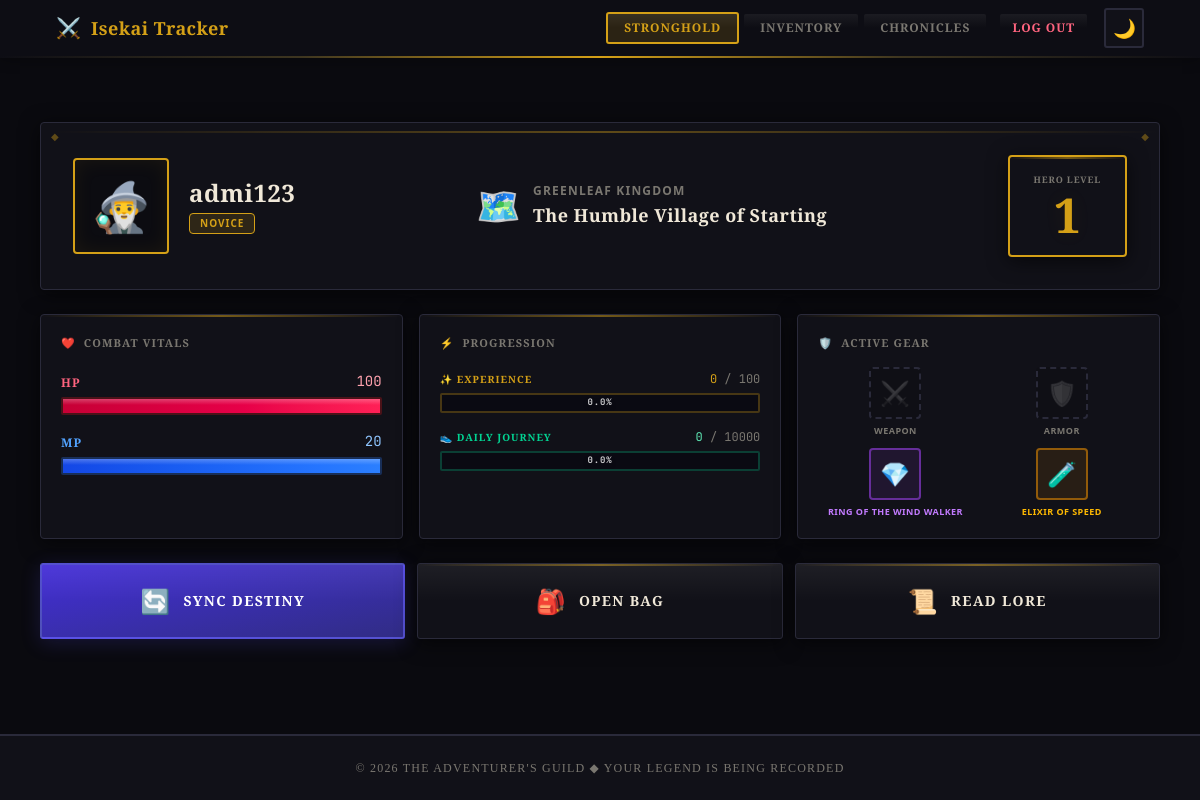
Before: /dashboard/ (signed in) with the older database file.
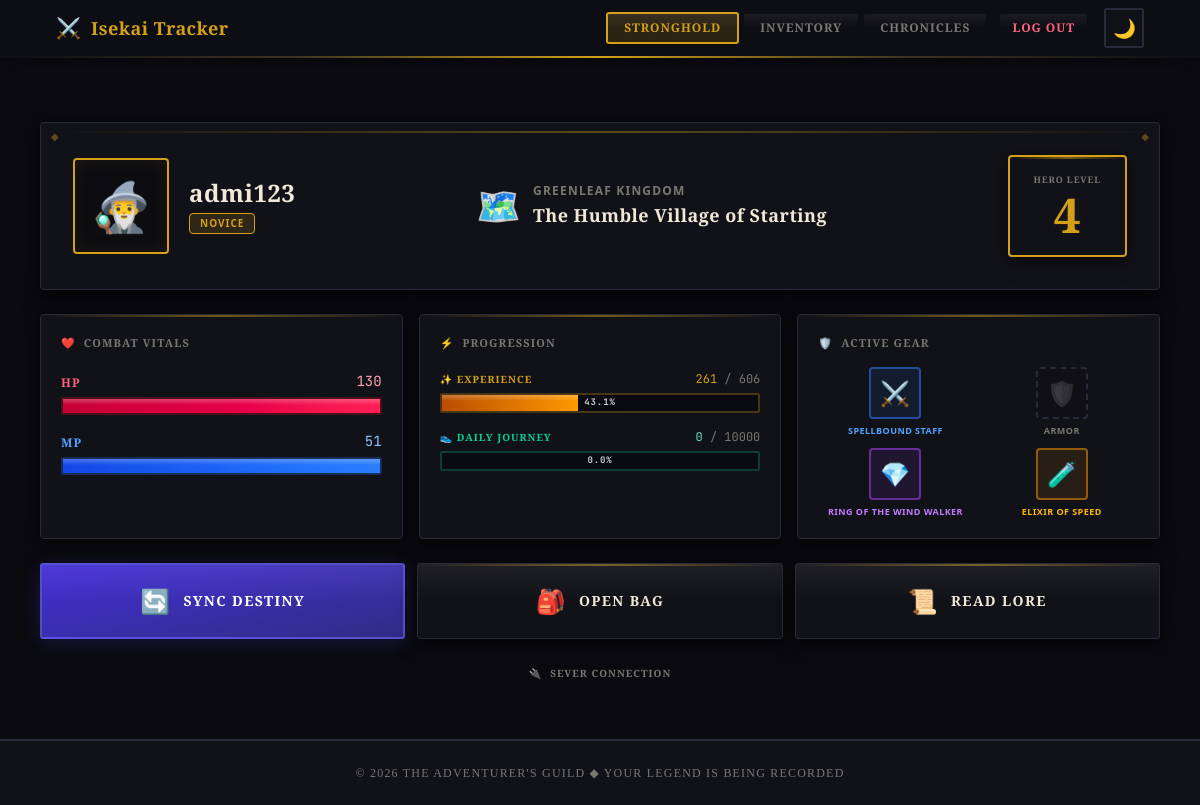
After: the same page with the newer database file.
### players/models.py (models this page shows, shortened)
class PlayerProfile(models.Model):
    user = models.OneToOneField(User, on_delete=models.CASCADE)
    level = models.PositiveIntegerField(default=1)
    exp = models.PositiveIntegerField(default=0)
    hp = models.PositiveIntegerField(default=100)
    mana = models.PositiveIntegerField(default=20)
    character_class = models.CharField(max_length=100, default="Novice")
    google_access_token = models.TextField(null=True, blank=True)
    google_refresh_token = models.TextField(null=True, blank=True)
    google_token_uri = models.URLField(null=True, blank=True)
    google_client_id = models.TextField(null=True, blank=True)
    google_client_secret = models.TextField(null=True, blank=True)
    current_location = models.CharField(
        max_length=255,
        default="The Humble Village of Starting"
    )
    visual_description = models.TextField(
        default="Male Isekai protagonist, messy black hair, sharp blue eyes, athletic build"
    )
    world_region = models.CharField(
        max_length=100,
        default="Greenleaf Kingdom"
    )
    ai_seed = models.IntegerField(default=42)
    @property
    def exp_to_next_level(self):
        import math
        from tracker.constants import BASE_XP_REQ, LEVEL_EXPONENT
        return math.floor(BASE_XP_REQ * (self.level ** LEVEL_EXPONENT))
    @property
    def exp_progress_percentage(self):
        req = self.exp_to_next_level
        if req == 0: return 100
        perc = (self.exp / req) * 100
        return min(max(perc, 0), 100)

class InventoryItem(models.Model):
    player = models.ForeignKey('PlayerProfile', on_delete=models.CASCADE, related_name="inventory")
    item = models.ForeignKey(Item, on_delete=models.CASCADE)
    quantity = models.PositiveIntegerField(default=1)
    is_equipped = models.BooleanField(default=False)
    acquired_at = models.DateTimeField(auto_now_add=True)

class Item(models.Model):
    ITEM_TYPES = [
        ('WEAPON', 'Weapon'),
        ('ARMOR', 'Armor'),
        ('CONSUMABLE', 'Consumable'),
        ('ARTIFACT', 'Artifact'),
    ]
    name = models.CharField(max_length=100)
    description = models.TextField()
    item_type = models.CharField(max_length=20, choices=ITEM_TYPES)
    rarity = models.CharField(max_length=20, default="Common")
    hp_bonus = models.IntegerField(default=0)
    mana_bonus = models.IntegerField(default=0)
    exp_multiplier = models.FloatField(default=1.0)
    image_url = models.URLField(blank=True, null=True)

### players/views.py (the view)
# urls.py: path('dashboard/', views.dashboard, name='dashboard'),
@login_required
def dashboard(request):
    from datetime import date
    from tracker.models import DailyStepLog
    player = PlayerProfile.objects.get(user=request.user)
    equipped_list = InventoryItem.objects.filter(
        player=player,
        is_equipped=True
    ).select_related('item')
    equipment = {
        'weapon': equipped_list.filter(item__item_type='WEAPON').first(),
        'armor': equipped_list.filter(item__item_type='ARMOR').first(),
        'artifact': equipped_list.filter(item__item_type='ARTIFACT').first(),
        'consumable': equipped_list.filter(item__item_type='CONSUMABLE').first(),
    }
    today_log = DailyStepLog.objects.filter(user=request.user, date=date.today()).first()
    today_steps = today_log.steps if today_log else 0
    step_goal = 10000
    step_progress_percentage = min((today_steps / step_goal) * 100, 100)
    context = {
        'player': player,
        'equipment': equipment,
        'today_steps': today_steps,
        'step_goal': step_goal,
        'step_progress_percentage': step_progress_percentage,
    }
    return render(request, 'players/dashboard.html', context)

### templates/players/dashboard.html (shortened to what this page needs)
{% extends 'base.html' %}
{% block content %}
<div class="max-w-6xl mx-auto px-4 py-10 pt-16">
    {% if player %}
    <div class="rpg-panel rpg-ornament overflow-hidden mb-6">
        <div class="p-6 md:p-8">
            <div class="flex flex-col md:flex-row items-center gap-6">
                <div class="flex items-center gap-5 flex-shrink-0">
                    <div class="relative">
                        <div class="w-20 h-20 md:w-24 md:h-24 rounded bg-black/30 border-2 flex items-center justify-center text-4xl md:text-5xl relative" style="border-color: var(--rpg-accent);">
                            <div class="absolute inset-0 rounded" style="box-shadow: inset 0 0 20px var(--rpg-glow);"></div>
                            🧙‍♂️
                        </div>
                    </div>
                    <div>
                        <h1 class="font-rpg text-xl md:text-2xl font-bold rpg-heading tracking-wide">{{ player.user.username }}</h1>
                        <span class="inline-block px-2.5 py-0.5 rounded-sm text-[10px] font-bold uppercase tracking-widest mt-1 rpg-accent-text" style="background: var(--rpg-accent-dim); border: 1px solid var(--rpg-accent);">{{ player.character_class }}</span>
                    </div>
                </div>
                <div class="flex-1 flex items-center gap-3 md:justify-center">
                    <span class="text-3xl md:text-4xl hidden md:block">🗺️</span>
                    <div class="text-center md:text-left">
                        <p class="rpg-muted text-[10px] md:text-xs font-bold uppercase tracking-widest mb-0.5">{{ player.world_region }}</p>
                        <h2 class="font-rpg text-base md:text-lg font-bold rpg-heading tracking-wide">{{ player.current_location }}</h2>
                    </div>
                </div>
                <div class="flex-shrink-0">
                    <div class="rpg-panel px-6 py-4 text-center" style="border-color: var(--rpg-accent); border-width: 2px;">
                        <p class="text-[9px] rpg-muted font-bold uppercase tracking-widest mb-1 font-rpg">Hero Level</p>
                        <p class="text-4xl md:text-5xl font-bold rpg-accent-text font-rpg leading-none" style="text-shadow: 0 0 20px var(--rpg-glow);">
                            {{ player.level }}
                        </p>
                    </div>
                </div>
            </div>
        </div>
    </div>
    <div class="grid grid-cols-1 lg:grid-cols-3 gap-4 mb-6">
        <div class="rpg-panel p-5">
            <h3 class="text-[11px] font-rpg font-bold rpg-muted mb-5 uppercase tracking-widest flex items-center gap-2">
                <span class="text-rose-400">❤️</span> COMBAT VITALS
            </h3>
            <div class="space-y-4">
                <div class="group cursor-default">
                    <div class="flex justify-between items-end mb-1.5">
                        <span class="text-rose-400 font-bold tracking-widest uppercase text-xs font-rpg">HP</span>
                        <span class="text-rose-300 font-mono text-sm" style="font-family: var(--font-mono);">{{ player.hp }}</span>
                    </div>
                    <div class="stat-bar-track" style="border-color: rgba(220,38,38,0.3);">
                        <div class="stat-bar-fill bg-gradient-to-r from-rose-700 to-rose-500 w-full"></div>
                    </div>
                </div>
                <div class="group cursor-default">
                    <div class="flex justify-between items-end mb-1.5">
                        <span class="text-blue-400 font-bold tracking-widest uppercase text-xs font-rpg">MP</span>
                        <span class="text-blue-300 font-mono text-sm" style="font-family: var(--font-mono);">{{ player.mana }}</span>
                    </div>
                    <div class="stat-bar-track" style="border-color: rgba(59,130,246,0.3);">
                        <div class="stat-bar-fill bg-gradient-to-r from-blue-700 to-blue-500 w-full"></div>
                    </div>
                </div>
            </div>
        </div>
        <div class="rpg-panel p-5">
            <h3 class="text-[11px] font-rpg font-bold rpg-muted mb-5 uppercase tracking-widest flex items-center gap-2">
                <span class="text-amber-400">⚡</span> PROGRESSION
            </h3>
            <div class="space-y-4">
                <div class="group cursor-default">
                    <div class="flex justify-between items-end mb-1.5">
                        <span class="rpg-accent-text font-bold tracking-widest uppercase text-[10px] font-rpg">✨ Experience</span>
                        <span class="font-mono text-xs" style="font-family: var(--font-mono); color: var(--rpg-accent);">{{ player.exp }} <span class="rpg-muted">/ {{ player.exp_to_next_level }}</span></span>
                    </div>
                    <div class="stat-bar-track relative" style="border-color: rgba(212,160,23,0.3); height: 20px;">
                        <div class="stat-bar-fill bg-gradient-to-r from-amber-700 to-amber-500" style="width: {{ player.exp_progress_percentage }}%;"></div>
                        <div class="absolute inset-0 flex items-center justify-center pointer-events-none">
                            <span class="text-[9px] font-bold text-white/80 drop-shadow-md uppercase tracking-widest" style="font-family: var(--font-mono);">{{ player.exp_progress_percentage|floatformat:1 }}%</span>
                        </div>
                    </div>
                </div>
                <div class="group cursor-default">
                    <div class="flex justify-between items-end mb-1.5">
                        <span class="text-emerald-400 font-bold tracking-widest uppercase text-[10px] font-rpg">👟 Daily Journey</span>
                        <span class="text-emerald-300 font-mono text-xs" style="font-family: var(--font-mono);">{{ today_steps }} <span class="rpg-muted">/ {{ step_goal }}</span></span>
                    </div>
                    <div class="stat-bar-track relative" style="border-color: rgba(16,185,129,0.3); height: 20px;">
                        <div class="absolute inset-0 flex items-center justify-center pointer-events-none">
                            <span class="text-[9px] font-bold text-white/80 drop-shadow-md uppercase tracking-widest" style="font-family: var(--font-mono);">{{ step_progress_percentage|floatformat:1 }}%</span>
                        </div>
                    </div>
                </div>
            </div>
        </div>
        <div class="rpg-panel p-5">
            <h3 class="text-[11px] font-rpg font-bold rpg-muted mb-4 uppercase tracking-widest flex items-center gap-2">
                <span class="text-purple-400">🛡️</span> ACTIVE GEAR
            </h3>
            <div class="grid grid-cols-2 gap-3">
                <div class="flex flex-col items-center gap-1.5 group">
                    <div class="w-13 h-13 rounded-sm border-2 flex items-center justify-center transition-all duration-200 group-hover:scale-105
                        {% if equipment.weapon %} border-blue-500/50 bg-blue-500/10 {% else %} border-dashed bg-black/10 {% endif %}" style="{% if not equipment.weapon %}border-color: var(--rpg-border);{% endif %}">
                        <span class="text-2xl {% if not equipment.weapon %}opacity-20 grayscale{% endif %}">⚔️</span>
                    </div>
                    <span class="text-[9px] font-bold uppercase tracking-wider text-center leading-tight {% if equipment.weapon %}text-blue-400{% else %}rpg-muted{% endif %}">
                        {% if equipment.weapon %}{{ equipment.weapon.item.name }}{% else %}Weapon{% endif %}
                    </span>
                </div>
                <div class="flex flex-col items-center gap-1.5 group">
                    <div class="w-13 h-13 rounded-sm border-2 flex items-center justify-center transition-all duration-200 group-hover:scale-105
                        {% if equipment.armor %} border-emerald-500/50 bg-emerald-500/10 {% else %} border-dashed bg-black/10 {% endif %}" style="{% if not equipment.armor %}border-color: var(--rpg-border);{% endif %}">
                        <span class="text-2xl {% if not equipment.armor %}opacity-20 grayscale{% endif %}">🛡️</span>
                    </div>
                    <span class="text-[9px] font-bold uppercase tracking-wider text-center leading-tight {% if equipment.armor %}text-emerald-400{% else %}rpg-muted{% endif %}">
                        {% if equipment.armor %}{{ equipment.armor.item.name }}{% else %}Armor{% endif %}
                    </span>
                </div>
                <div class="flex flex-col items-center gap-1.5 group">
                    <div class="w-13 h-13 rounded-sm border-2 flex items-center justify-center transition-all duration-200 group-hover:scale-105
                        {% if equipment.artifact %} border-purple-500/50 bg-purple-500/10 {% else %} border-dashed bg-black/10 {% endif %}" style="{% if not equipment.artifact %}border-color: var(--rpg-border);{% endif %}">
                        <span class="text-2xl {% if not equipment.artifact %}opacity-20 grayscale{% endif %}">💎</span>
                    </div>
                    <span class="text-[9px] font-bold uppercase tracking-wider text-center leading-tight {% if equipment.artifact %}text-purple-400{% else %}rpg-muted{% endif %}">
                        {% if equipment.artifact %}{{ equipment.artifact.item.name }}{% else %}Artifact{% endif %}
                    </span>
                </div>
                <div class="flex flex-col items-center gap-1.5 group">
                    <div class="w-13 h-13 rounded-sm border-2 flex items-center justify-center transition-all duration-200 group-hover:scale-105
                        {% if equipment.consumable %} border-amber-500/50 bg-amber-500/10 {% else %} border-dashed bg-black/10 {% endif %}" style="{% if not equipment.consumable %}border-color: var(--rpg-border);{% endif %}">
                        <span class="text-2xl {% if not equipment.consumable %}opacity-20 grayscale{% endif %}">🧪</span>
                    </div>
                    <span class="text-[9px] font-bold uppercase tracking-wider text-center leading-tight {% if equipment.consumable %}text-amber-400{% else %}rpg-muted{% endif %}">
                        {% if equipment.consumable %}{{ equipment.consumable.item.name }}{% else %}Consumable{% endif %}
                    </span>
                </div>
            </div>
        </div>
    </div>
    <div class="grid grid-cols-1 md:grid-cols-3 gap-3 mb-3">
        <a href="{% url 'sync_google_fit' %}" class="rpg-btn group bg-gradient-to-br from-indigo-700 to-indigo-900 border-2 border-indigo-400/40 hover:border-indigo-300 p-5 flex items-center justify-center gap-3 text-center" style="box-shadow: 0 4px 20px rgba(79,70,229,0.2);">
            <span class="text-2xl group-hover:rotate-12 transition-transform duration-300 relative z-10">🔄</span>
            <span class="font-rpg tracking-widest text-sm text-white relative z-10">Sync Destiny</span>
        </a>
        <a href="{% url 'inventory' %}" class="rpg-btn group rpg-panel border-2 hover:border-emerald-500/50 p-5 flex items-center justify-center gap-3 text-center">
            <span class="text-2xl group-hover:scale-110 transition-transform duration-300">🎒</span>
            <span class="font-rpg tracking-widest text-sm rpg-heading">Open Bag</span>
        </a>
        <a href="{% url 'adventure_log' %}" class="rpg-btn group rpg-panel border-2 hover:border-amber-500/50 p-5 flex items-center justify-center gap-3 text-center">
            <span class="text-2xl group-hover:scale-110 transition-transform duration-300">📜</span>
            <span class="font-rpg tracking-widest text-sm rpg-heading">Read Lore</span>
        </a>
    </div>
    {% if player.google_refresh_token %}
    <div class="text-center pt-2 pb-4">
        <a href="{% url 'unsync_google_fit' %}" class="rpg-muted hover:text-rose-400 text-[10px] font-bold uppercase tracking-widest transition-colors duration-200 inline-flex items-center gap-2 group font-rpg">
            <span class="group-hover:rotate-12 transition-transform">🔌</span> Sever Connection
        </a>
    </div>
    {% endif %}
    {% endif %}
</div>
{% endblock %}

Changed rows visible on the page:
changed PlayerProfile "The Humble Village of Starting": level "1" → "4"; hp "100" → "130"; mana "20" → "51"; exp "0" → "261"; exp_to_next_level "100" → "606"; exp_progress_percentage "0.0" → "43.1"
added InventoryItem: weapon.item.name "SPELLBOUND STAFF"
Other visible differences:
text no longer shown: "WEAPON"
text now shown: "🔌 SEVER CONNECTION"
